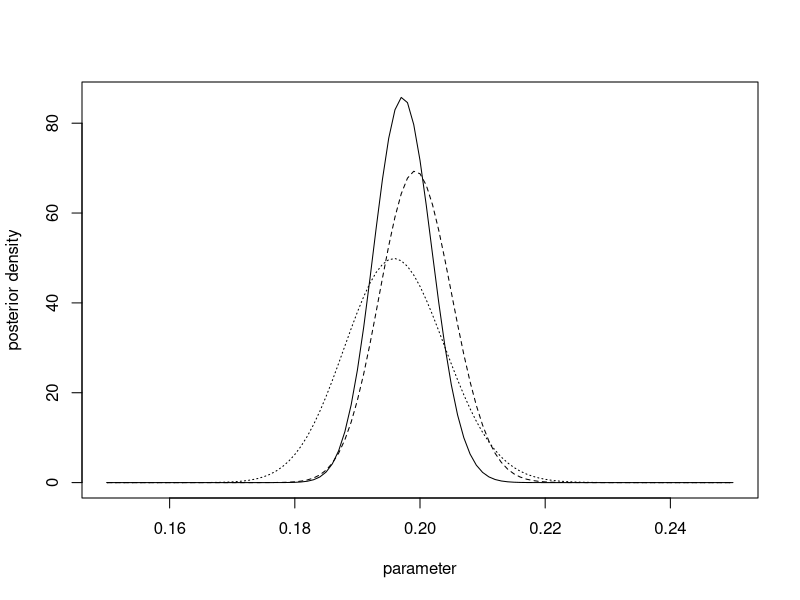
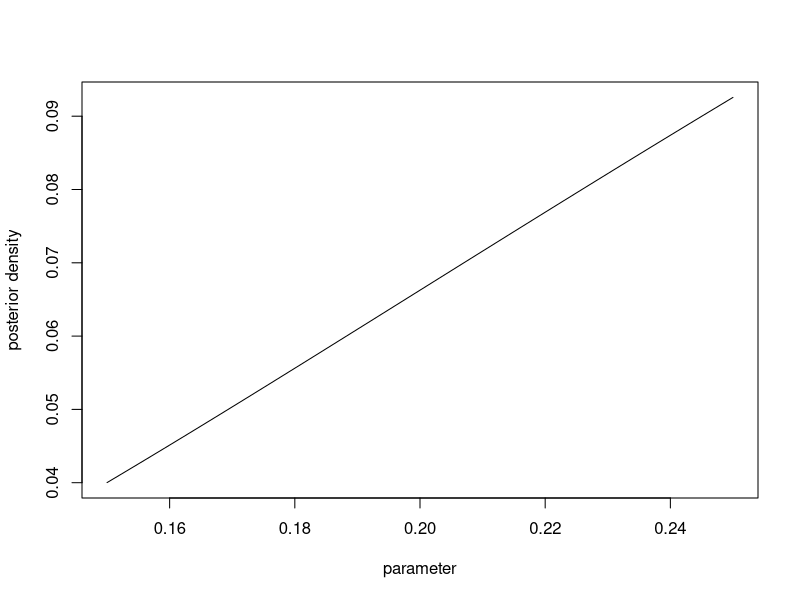
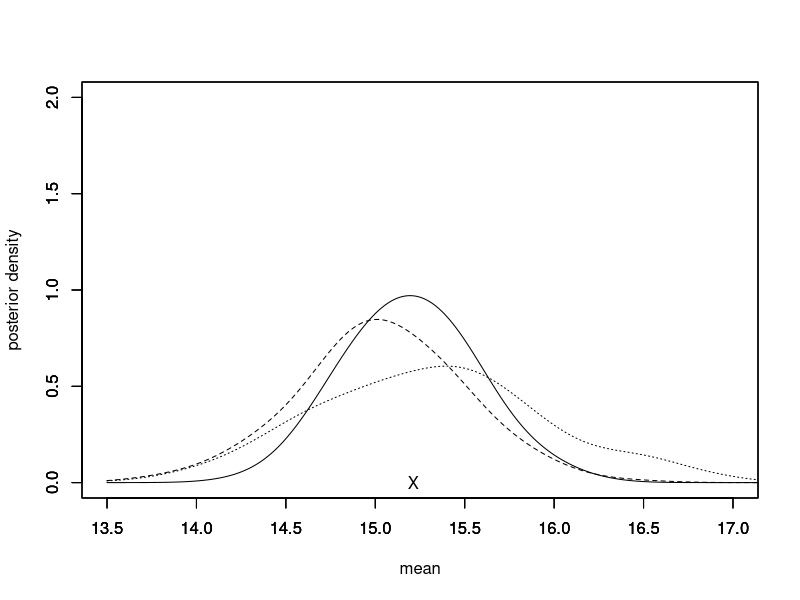
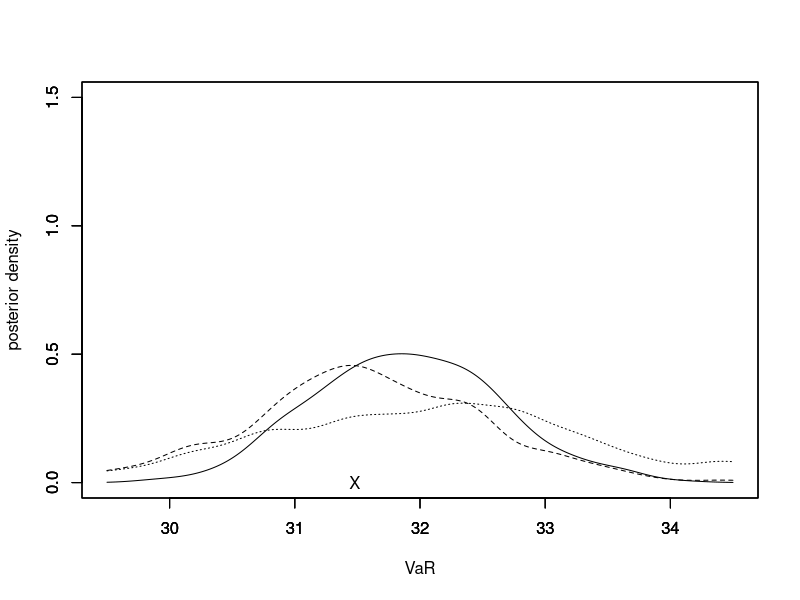
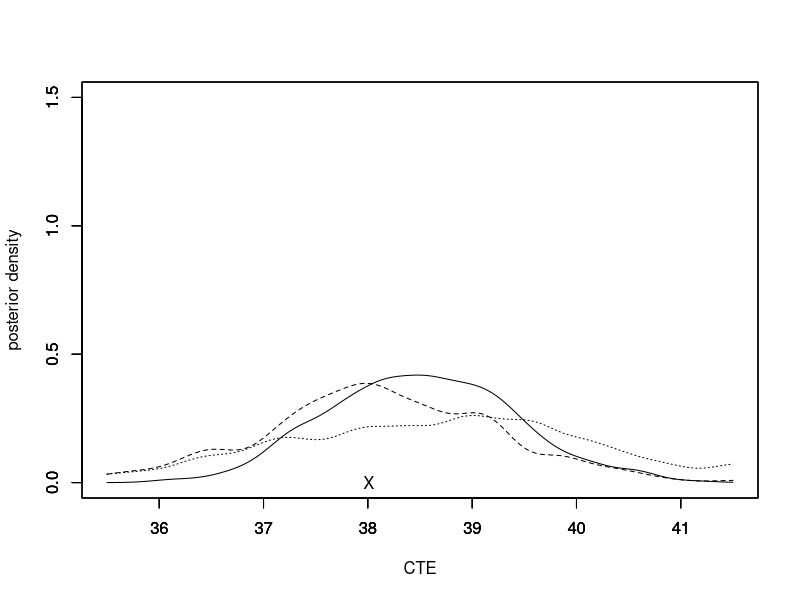
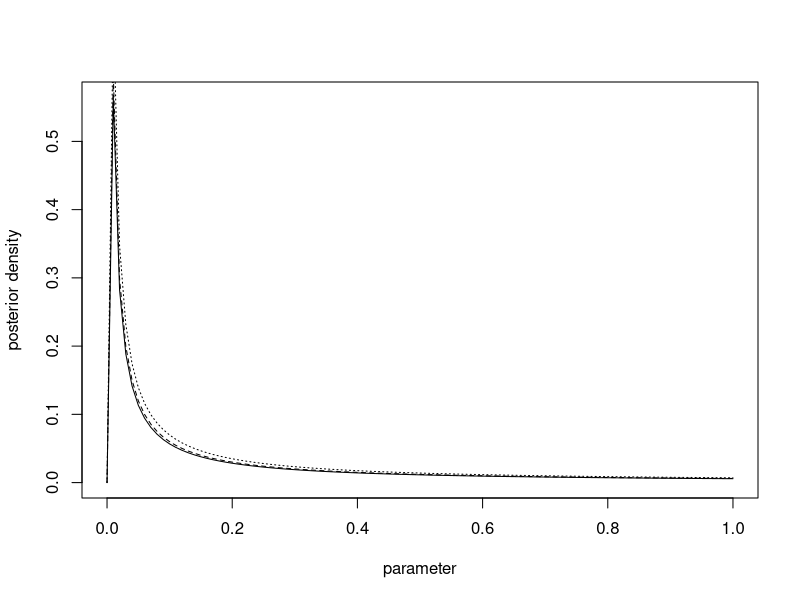

Reproduce these figures in R, in order.
##-----------------------------------------------------------------------------------
## TITLE:     Model correctlt specified, Bayesian versus credibility estimation,
##            and Gibbs posterior
##
## AUTHORS:    L. Hong and R. Martin
##-----------------------------------------------------------------------------------

set.seed(55)
alpha <- 3 #shape
lambda <- 0.2 #rate parameter
n <- c(600, 400, 200)
N <- 500
h <- 0.2 #what is h correnspond for?

#found this on page 16, middle paragraph 
#They call 'h' the hazard rate. Note that this is different from the rate parameter. 
#if h = 0.20, then posterior will have gamma distribution with :
  #shape parameter (3n+1) and 
  #rate parameters 1/5 + sum(x[1:n]^-1)

#X <- rlnorm(n[1], meanlog=1, sdlog=1) #generate random number log normal distribution
X <- rgamma(n[1], shape=3, rate=lambda)
shape <- n*alpha+1
rate1 <- lambda+sum(X) #rate for n = 600
rate2 <- lambda+sum(X[1:400]) #rate for n=400
rate3 <- lambda+sum(X[1:200]) #rate for n=200
mean(X) #credibility mean

#alpha is shape and lamda is 1/rate 

#---------------------------------------------------
# plots of the posterior for different sample sizes
#---------------------------------------------------

dpost1 <- function(x){dgamma(x, shape=shape[1], rate=rate1)}
curve(dpost1, from=0.15, to=0.25, xlab="parameter", ylab="posterior density", lty=1)
dpost2 <- function(x){dgamma(x, shape=shape[2], rate=rate2)}
curve(dpost2, from=0.15, to=0.25, xlab="", ylab="", lty=2, add=TRUE)
dpost3 <- function(x){dgamma(x, shape=shape[3], rate=rate3)}
curve(dpost3, from=0.15, to=0.25, xlab="", ylab="", lty=3, add=TRUE)

dpost4 <- function(x){dlnorm(x, meanlog = 1, sdlog = 1)}
curve(dpost4, from=0.15, to=0.25, xlab="parameter", ylab="posterior density", lty=1)
dpost5 <- function(x){dlnorm(x, meanlog = 2, sdlog = 2)}
curve(dpost5, from=0.15, to=0.25, xlab="parameter", ylab="posterior density", lty=2, add=TRUE)
dpost6 <- function(x){dlnorm(x, meanlog = 3, sdlog = 3)}
curve(dpost6, from=0.15, to=0.25, xlab="parameter", ylab="posterior density", lty=3, add=TRUE)
#points(0.669 , 0, pch = "X") #need to calculate K(P*, P) by calculus

#------------------------------------
# Posteriors of the predictive mean
#------------------------------------

#produce random # from gamma w/ different alpha and beta
Y1 <- rgamma(N, shape=shape[1], rate=rate1) 
Y2 <- rgamma(N, shape=shape[2], rate=rate2)
Y3 <- rgamma(N, shape=shape[3], rate=rate3)

mu1 <- alpha/Y1
mu2 <- alpha/Y2
mu3 <- alpha/Y3

#get function to produce density of standard normal
f1.hat <- function(x){
    y <- mean(dnorm((x-mu1)/h))/h
    return(y)
}

f2.hat <- function(x){
    y <- mean(dnorm((x-mu2)/h))/h
    return(y)
}

f3.hat <- function(x){
    y <- mean(dnorm((x-mu3)/h))/h
    return(y)
}

x <- seq(13.5, 17.5, 0.01) #there is 201 # generated from the sequence from 3.5 - 5.5 by 0.01
y1 <- sapply(x, f1.hat)
y2 <- sapply(x, f2.hat)
y3 <- sapply(x, f3.hat)

plot(x, y1, type="l", xlim=c(13.5, 17), ylim=c(0, 2), lty=1, xlab="mean", ylab="posterior density")
par(new=T)
plot(x, y2, type="l", xlim=c(13.5, 17), ylim=c(0, 2), lty=2, xlab="", ylab="")
par(new=T)
plot(x, y3, type="l", xlim=c(13.5, 17), ylim=c(0, 2), lty=3, xlab="", ylab="")
par(new=T)
points(15.21233 , 0, pch = "X") #credibility mean


#------------------
# posterior of VaR
#------------------

#VaR.star <- qlnorm(0.95, meanlog=1, sdlog=1)
VaR.star <- qgamma(0.95, shape=3, rate=lambda)
#d <- function(x){exp(-(log(x)-1)^2/2)/(sqrt(2*pi))}
d <- function(x){(lambda^3/gamma(3))*x^(3)*exp(-lambda*x)}
CTE.star <- integrate(d, lower=VaR.star, upper=Inf)$value/0.05

g <- function(x){
    y <- qgamma(0.95, shape=3, rate=x)
    return(y)
}
VaR1 <- sapply(Y1, g)
VaR2 <- sapply(Y2, g)
VaR3 <- sapply(Y3, g)


g1.hat <- function(x){ 
    y <- mean(dnorm((x-VaR1)/h))/h
    return(y)
}

g2.hat <- function(x){ 
    y <- mean(dnorm((x-VaR2)/h))/h
    return(y)
}

g3.hat <- function(x){ 
    y <- mean(dnorm((x-VaR3)/h))/h
    return(y)
}


x <- seq(29.5, 34.5, 0.01)
y1 <- sapply(x, g1.hat)
y2 <- sapply(x, g2.hat)
y3 <- sapply(x, g3.hat)

plot(x, y1, type="l", xlim=c(29.5, 34.5),  ylim=c(0, 1.5), lty=1, xlab="VaR", ylab="posterior density")
par(new=T)
plot(x, y2, type="l", xlim=c(29.5, 34.5), ylim=c(0, 1.5), lty=2, xlab="", ylab="")
par(new=T)
plot(x, y3, type="l", xlim=c(29.5, 34.5), ylim=c(0, 1.5), lty=3, xlab="", ylab="")
par(new=T)
points(31.47897, 0, pch = "X") #this point is true VaR

#-----------------------------------
# posterior of CTE
#-----------------------------------

b <- function(theta){
   integrand<-function(x){x*dgamma(x, shape=3, rate=theta)}
   y<-integrate(integrand, lower=qgamma(0.95, 3, theta), upper=Inf)$value/0.05  
   return(y)
}

CTE1 <- sapply(Y1, b)
CTE2 <- sapply(Y2, b)
CTE3 <- sapply(Y3, b)


h1.hat<-function(x){
  y<-mean(dnorm((x-CTE1)/h))/h
  return(y)
}

h2.hat<-function(x){
  y<-mean(dnorm((x-CTE2)/h))/h
  return(y)
}

h3.hat<-function(x){
  y<-mean(dnorm((x-CTE3)/h))/h
  return(y)
}


x <- seq(35.5, 41.5, 0.01)
y1 <- sapply(x, h1.hat)
y2 <- sapply(x, h2.hat)
y3 <- sapply(x, h3.hat)

plot(x, y1, type="l", xlim=c(35.5, 41.5),  ylim=c(0, 1.5), lty=1, xlab="CTE", ylab="posterior density")
par(new=T)
plot(x, y2, type="l", xlim=c(35.5, 41.5), ylim=c(0, 1.5), lty=2, xlab="", ylab="")
par(new=T)
plot(x, y3, type="l", xlim=c(35.5, 41.5), ylim=c(0, 1.5), lty=3, xlab="", ylab="")
par(new=T)
points(38.0088, 0, pch = "X") #This point is true CTE



#simulating Gibbs
#Work in progress
set.seed(54)
X6 <- rlnorm(n[1], meanlog=1, sdlog=1)
X4 <- rlnorm(n[2], meanlog=1, sdlog=1)
X2 <- rlnorm(n[3], meanlog=1, sdlog=1)
mu6 <- mean(X6)
mu4 <- mean(X4)
mu2 <- mean(X2)
w6 <- 1/(2*var(X6))
w4 <- 1/(2*var(X4))
w2<- 1/(2*var(X2))
w <- cbind(w6,w4,w2)
sigma <- n/((n/(var(X)) + 1))

#---------------------------------------------------
# plots of the posterior for different sample sizes
#---------------------------------------------------
dpost1 <- function(x){dlnorm(x, meanlog=mu6, sdlog=sigma[1])}
curve(dpost1, xlab="parameter", ylab="posterior density", lty=1)
par(new=T)
dpost2 <- function(x){dlnorm(x, meanlog=mu4, sdlog =sigma[2])}
curve(dpost2, xlab="", ylab="", lty=2, add=TRUE)
par(new=T)
dpost3 <- function(x){dlnorm(x, meanlog=mu2, sdlog =sigma[3])}
curve(dpost3, xlab="", ylab="", lty=3, add=TRUE)
par(new = T)
# points(4.48 , 0, pch = "X")

